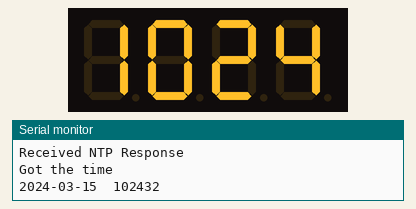
A sketch run on a simulated ESP8266 (NodeMCU). On the bench: 4-digit seven-segment display, the last lines printed to the serial monitor. WiFi joins after 1.5 s; servers stay silent unless stated; the local clock reads 2024-03-15 10:24:30 at power-on unless the sketch sets it.

Above: at 2.1 s.
At 65.6 s:
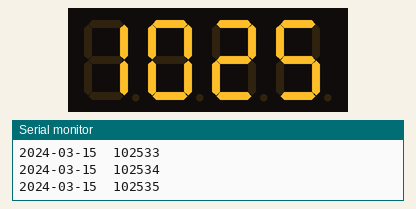
At 128.1 s:
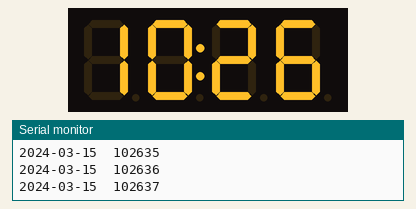

The sketch:

NewNTPClock.ino
```cpp
#include <ESP8266WiFi.h>
#include <Time.h>
#include <Timezone.h>
#include "NTP.h"
#define WIFI_SSID "yourID"       // 使用时请修改为当前你的 wifi ssid
#define WIFI_PASS "yourPass"   // 使用时请修改为当前你的 wifi 密码

// 北京时间时区
#define STD_TIMEZONE_OFFSET +8    // Standard Time offset (-7 is mountain time)

TimeChangeRule mySTD = {"", First,  Sun, Jan, 0, STD_TIMEZONE_OFFSET * 60};
Timezone myTZ(mySTD, mySTD);
WiFiClient client;

#include <TM1637.h>
#define CLK D5//pins definitions for TM1637 and can be changed to other ports
#define DIO D6
TM1637 tm1637(CLK, DIO);
bool secondFlash = true;
// This function is called once a second
void updateDisplay(void) {
  TimeChangeRule *tcr;        // Pointer to the time change rule
  // Read the current UTC time from the NTP provider
  time_t utc = now();
  // Convert to local time taking DST into consideration
  time_t localTime = myTZ.toLocal(utc, &tcr);

  int weekdays =   weekday(localTime);
  int days    =   day(localTime);
  int months  =   month(localTime);
  int years   =   year(localTime);
  String date = pressNum(years) + '-' + pressNum(months) + '-' + pressNum(days);

  int seconds =   second(localTime);
  int minutes =   minute(localTime);
  int hours   =   hour(localTime) ;   //12 hour format use : hourFormat12(localTime)  isPM()/isAM()
  String times = pressNum(hours) + pressNum(minutes) +  pressNum(seconds);
  Serial.println( date + "  " + times);

  tm1637.display(0, int(times[0]) - 48);
  tm1637.display(1, int(times[1]) - 48);
  tm1637.display(2, int(times[2]) - 48);
  tm1637.display(3, int(times[3]) - 48);


  if (secondFlash)
    tm1637.point(POINT_ON);
  else
    tm1637.point(POINT_OFF);
  secondFlash = !secondFlash;

}


String pressNum(int num) {

  if (num < 10 )
    return "0" + String(num);
  else
    return String(num);
}

void setup() {
  tm1637.init();
  tm1637.set(BRIGHT_TYPICAL);//BRIGHT_TYPICAL = 2,BRIGHT_DARKEST = 0,BRIGHTEST = 7;

  Serial.begin(115200);
  // pinMode(ledPin, OUTPUT);
  delay(10);
  // We start by connecting to a WiFi network
  initNTP(WIFI_SSID, WIFI_PASS);
}

// Previous seconds value
time_t previousSecond = 0;

void loop() {
  //  Update the display only if time has changed
  if (timeStatus() != timeNotSet) {
    if (second() != previousSecond) {
      previousSecond = second();
      // Update the display
      updateDisplay();
    }
  }
  delay(1000);
}
```

NTP.h
```cpp
/*
   ESP8266 NeoPixel NTP Clock Program

    NTP.h - Network Time Protocol Functions

    Portions of this code were extracted from the
    Time library examples by Michael Margolis and
    Paul Stoffregen. Other portions from the NTPClient
    example program from the Arduino ESP8266 package.

    Concept, Design and Implementation by: Craig A. Lindley
    Last Update: 04/12/2016
*/

#ifndef NTP_H
#define NTP_H

#include <Arduino.h>
#include <ESP8266WiFi.h>
#include <TimeLib.h>
#include <WiFiUdp.h>

#define LOCALPORT     5000 // Local port to listen for UDP packets
#define NTP_PACKET_SIZE 48 // NTP time stamp is in the first 48 bytes of the message

// A UDP instance to let us send and receive packets over UDP
WiFiUDP udp;

byte packetBuffer[NTP_PACKET_SIZE]; // Buffer to hold incoming and outgoing packets

// Don't hardwire the IP address or we won't get the benefits of the time server pool.
const char *ntpServerName ;//= "time.windows.com";//"1.cn.pool.ntp.org";
IPAddress timeServerIP(120,25,108,11);  //ONENET -- NTP
//IPAddress timeServerIP(183,230,40,42);  //ONENET -- NTP


// Send an NTP request to the time server at the given address
unsigned long sendNTPpacket(IPAddress& address) {

  // Set all bytes in the buffer to 0
  memset(packetBuffer, 0, NTP_PACKET_SIZE);

  // Initialize values needed to form NTP request
  packetBuffer[0] = 0b11100011;   // LI, Version, Mode
  packetBuffer[1] = 0;     // Stratum, or type of clock
  packetBuffer[2] = 6;     // Polling Interval
  packetBuffer[3] = 0xEC;  // Peer Clock Precision
  // 8 bytes of zero for Root Delay & Root Dispersion
  packetBuffer[12]  = 49;
  packetBuffer[13]  = 0x4E;
  packetBuffer[14]  = 49;
  packetBuffer[15]  = 52;

  // All NTP fields have been given values, now
  // you can send a packet requesting a timestamp:
  udp.beginPacket(address, 123); // NTP requests are to port 123
  udp.write(packetBuffer, NTP_PACKET_SIZE);
  udp.endPacket();
}

// NTP Time Provider Code
time_t getNTPTime() {

  int attempts = 10;

  // Try multiple attempts to return the NTP time
  while (attempts--) {

    // Get a server from the pool
    if(ntpServerName != NULL){
        WiFi.hostByName(ntpServerName, timeServerIP);
    }
    Serial.printf("Time server IP address: ");
    Serial.println(timeServerIP);

    while (udp.parsePacket() > 0); // Discard any previously received packets

    Serial.println("Transmitted NTP Request");
    sendNTPpacket(timeServerIP);

    uint32_t beginWait = millis();
    while (millis() - beginWait < 1500) {
      int size = udp.parsePacket();
      if (size >= NTP_PACKET_SIZE) {
        Serial.println("Received NTP Response");
        udp.read(packetBuffer, NTP_PACKET_SIZE);  // Read packet into the buffer
        unsigned long secsSince1900;

        // Convert four bytes starting at location 40 to a long integer
        secsSince1900 =  (unsigned long) packetBuffer[40] << 24;
        secsSince1900 |= (unsigned long) packetBuffer[41] << 16;
        secsSince1900 |= (unsigned long) packetBuffer[42] << 8;
        secsSince1900 |= (unsigned long) packetBuffer[43];

        Serial.println("Got the time");

        return secsSince1900 - 2208988800UL;
      }
      delay(10);
    }
    Serial.println("Retrying NTP request");
    delay(4000);
  }
  Serial.println("No NTP Response");
  return 0;
}

// Login to WiFi network and assign the time sync provider
void initNTP(const char *ssid, const char *password) {

  // Set station mode
  WiFi.mode(WIFI_STA);   //set work mode:  WIFI_AP /WIFI_STA /WIFI_AP_STA

  // Start by connecting to a WiFi network
  WiFi.begin(ssid, password);

  int i = 0;
  while ((WiFi.status() != WL_CONNECTED) && (i++ < 30)) {
    delay(500);
    Serial.printf(".");
  }
  if (i == 31) {
    Serial.printf("\nCould not connect to: %s\n", ssid);
    return;
  }
  Serial.printf("\nConnected to: %s\n", ssid);
  delay(500);

  // Login suceeded so set UDP local port
  udp.begin(LOCALPORT);

  // Set the time provider to NTP
  setSyncProvider(getNTPTime);
}

#endif
```
